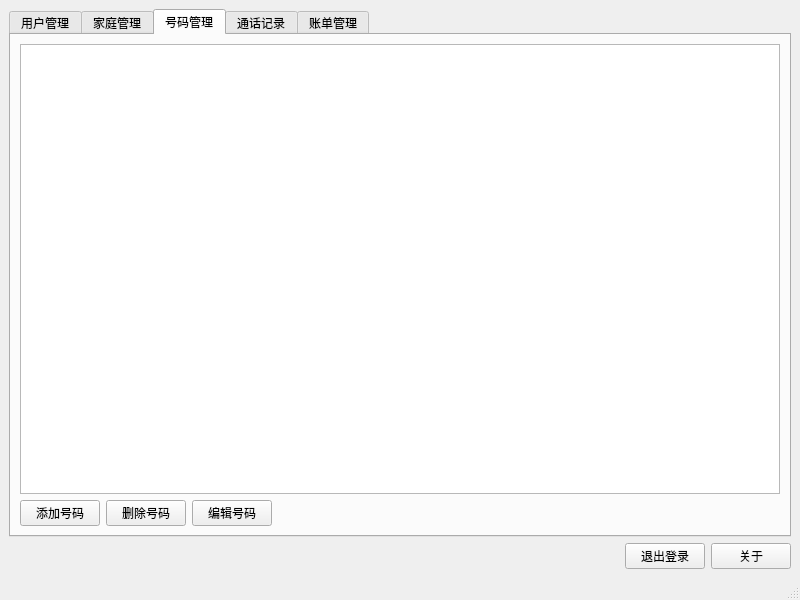
<?xml version="1.0" encoding="UTF-8"?>
<ui version="4.0">
 <class>MainWindow</class>
 <widget class="QMainWindow" name="MainWindow">
  <property name="geometry">
   <rect>
    <x>0</x>
    <y>0</y>
    <width>800</width>
    <height>600</height>
   </rect>
  </property>
  <property name="windowTitle">
   <string>电话计费系统</string>
  </property>
  <widget class="QWidget" name="centralwidget">
   <layout class="QVBoxLayout" name="verticalLayout">
    <item>
     <widget class="QTabWidget" name="tabWidget">
      <property name="currentIndex">
       <number>2</number>
      </property>
      <widget class="QWidget" name="userManagementTab">
       <attribute name="title">
        <string>用户管理</string>
       </attribute>
       <layout class="QVBoxLayout" name="verticalLayout_2">
        <item>
         <widget class="QTableView" name="userTableView">
          <property name="selectionMode">
           <enum>QAbstractItemView::SelectionMode::SingleSelection</enum>
          </property>
          <property name="selectionBehavior">
           <enum>QAbstractItemView::SelectionBehavior::SelectRows</enum>
          </property>
         </widget>
        </item>
        <item>
         <layout class="QHBoxLayout" name="userManagementTabLayout">
          <item>
           <widget class="QPushButton" name="addUserButton">
            <property name="text">
             <string>添加用户</string>
            </property>
           </widget>
          </item>
          <item>
           <widget class="QPushButton" name="deleteUserButton">
            <property name="text">
             <string>删除用户</string>
            </property>
           </widget>
          </item>
          <item>
           <widget class="QPushButton" name="editUserButton">
            <property name="text">
             <string>编辑用户</string>
            </property>
           </widget>
          </item>
          <item>
           <spacer name="horizontalSpacer">
            <property name="orientation">
             <enum>Qt::Orientation::Horizontal</enum>
            </property>
            <property name="sizeHint" stdset="0">
             <size>
              <width>40</width>
              <height>20</height>
             </size>
            </property>
           </spacer>
          </item>
         </layout>
        </item>
       </layout>
      </widget>
      <widget class="QWidget" name="familyManagementTab">
       <attribute name="title">
        <string>家庭管理</string>
       </attribute>
       <layout class="QVBoxLayout" name="verticalLayout_2">
        <item>
         <widget class="QTabWidget" name="familyTabWidget">
          <property name="currentIndex">
           <number>0</number>
          </property>
          <widget class="QWidget" name="familyListTab">
           <attribute name="title">
            <string>家庭列表</string>
           </attribute>
           <layout class="QVBoxLayout" name="verticalLayout_3">
            <item>
             <widget class="QTableView" name="familyTableView">
              <property name="selectionMode">
               <enum>QAbstractItemView::SelectionMode::SingleSelection</enum>
              </property>
              <property name="selectionBehavior">
               <enum>QAbstractItemView::SelectionBehavior::SelectRows</enum>
              </property>
             </widget>
            </item>
            <item>
             <layout class="QHBoxLayout" name="horizontalLayout">
              <item>
               <widget class="QPushButton" name="createFamilyButton">
                <property name="text">
                 <string>创建家庭</string>
                </property>
               </widget>
              </item>
              <item>
               <widget class="QPushButton" name="disbandFamilyButton">
                <property name="text">
                 <string>解散家庭</string>
                </property>
               </widget>
              </item>
              <item>
               <spacer name="horizontalSpacer">
                <property name="orientation">
                 <enum>Qt::Orientation::Horizontal</enum>
                </property>
                <property name="sizeHint" stdset="0">
                 <size>
                  <width>40</width>
                  <height>20</height>
                 </size>
                </property>
               </spacer>
              </item>
             </layout>
            </item>
           </layout>
          </widget>
          <widget class="QWidget" name="memberManagementTab">
           <attribute name="title">
            <string>成员管理</string>
           </attribute>
           <layout class="QVBoxLayout" name="verticalLayout_4">
            <item>
             <widget class="QTableView" name="memberTableView"/>
            </item>
            <item>
             <layout class="QHBoxLayout" name="horizontalLayout_2">
              <item>
               <widget class="QPushButton" name="addMemberButton">
                <property name="text">
                 <string>添加成员</string>
                </property>
               </widget>
              </item>
              <item>
               <widget class="QPushButton" name="removeMemberButton">
                <property name="text">
                 <string>移除成员</string>
                </property>
               </widget>
              </item>
              <item>
               <widget class="QPushButton" name="promoteButton">
                <property name="text">
                 <string>设为家长</string>
                </property>
               </widget>
              </item>
              <item>
               <widget class="QPushButton" name="demoteButton">
                <property name="text">
                 <string>设为孩子</string>
                </property>
               </widget>
              </item>
             </layout>
            </item>
           </layout>
          </widget>
         </widget>
        </item>
       </layout>
      </widget>
      <widget class="QWidget" name="numberManagementTab">
       <attribute name="title">
        <string>号码管理</string>
       </attribute>
       <layout class="QVBoxLayout" name="verticalLayout_3">
        <item>
         <widget class="QTableView" name="numberTableView">
          <property name="selectionMode">
           <enum>QAbstractItemView::SelectionMode::SingleSelection</enum>
          </property>
          <property name="selectionBehavior">
           <enum>QAbstractItemView::SelectionBehavior::SelectRows</enum>
          </property>
         </widget>
        </item>
        <item>
         <layout class="QHBoxLayout" name="numberManagementTabLayout">
          <item>
           <widget class="QPushButton" name="addNumberButton">
            <property name="text">
             <string>添加号码</string>
            </property>
           </widget>
          </item>
          <item>
           <widget class="QPushButton" name="deleteNumberButton">
            <property name="text">
             <string>删除号码</string>
            </property>
           </widget>
          </item>
          <item>
           <widget class="QPushButton" name="editNumberButton">
            <property name="text">
             <string>编辑号码</string>
            </property>
           </widget>
          </item>
          <item>
           <spacer name="horizontalSpacer_2">
            <property name="orientation">
             <enum>Qt::Orientation::Horizontal</enum>
            </property>
            <property name="sizeHint" stdset="0">
             <size>
              <width>40</width>
              <height>20</height>
             </size>
            </property>
           </spacer>
          </item>
         </layout>
        </item>
       </layout>
      </widget>
      <widget class="QWidget" name="callRecordTab">
       <attribute name="title">
        <string>通话记录</string>
       </attribute>
       <layout class="QVBoxLayout" name="verticalLayout_4">
        <item>
         <widget class="QPushButton" name="queryRecordButton">
          <property name="text">
           <string>查询通话记录</string>
          </property>
         </widget>
        </item>
        <item>
         <widget class="QTextEdit" name="callRecordTextEdit">
          <property name="readOnly">
           <bool>true</bool>
          </property>
         </widget>
        </item>
       </layout>
      </widget>
      <widget class="QWidget" name="billingTab">
       <attribute name="title">
        <string>账单管理</string>
       </attribute>
       <layout class="QVBoxLayout" name="verticalLayout_5">
        <item>
         <widget class="QPushButton" name="generateBillButton">
          <property name="text">
           <string>生成账单</string>
          </property>
         </widget>
        </item>
        <item>
         <widget class="QTextEdit" name="billTextEdit">
          <property name="readOnly">
           <bool>true</bool>
          </property>
         </widget>
        </item>
       </layout>
      </widget>
     </widget>
    </item>
    <item>
     <layout class="QHBoxLayout" name="horizontalLayout_3">
      <item>
       <spacer name="horizontalSpacer_3">
        <property name="orientation">
         <enum>Qt::Orientation::Horizontal</enum>
        </property>
        <property name="sizeHint" stdset="0">
         <size>
          <width>40</width>
          <height>20</height>
         </size>
        </property>
       </spacer>
      </item>
      <item>
       <widget class="QPushButton" name="logoutButton">
        <property name="text">
         <string>退出登录</string>
        </property>
       </widget>
      </item>
      <item>
       <widget class="QPushButton" name="aboutButton">
        <property name="text">
         <string>关于</string>
        </property>
       </widget>
      </item>
     </layout>
    </item>
   </layout>
  </widget>
  <widget class="QStatusBar" name="statusbar"/>
 </widget>
 <resources/>
 <connections/>
</ui>
